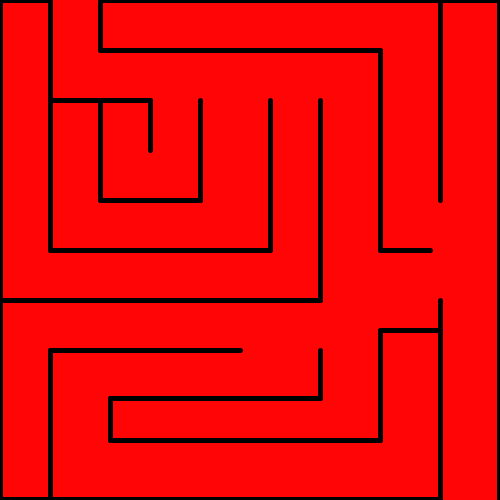
Frame 1 (no input)
Frame 60 (the mouse pressed at the canvas centre just before this capture): identical to frame 1, image omitted
Frame 120 (the mouse held since frame 60 and released just before this capture): identical to frame 1, image omitted

The Processing sketch that drew this single still picture (run headless with seeded random() and noise(); from frame 60 on, the mouse is pressed at the canvas centre):

// Processing sketch: LineAssignment_240903a
// ── LineAssignment_240903a.pde
// make a maze setup 
void setup(){
  size(500,500);
}
// All Vertical lines 
void draw(){
  
  background(#FF0505);
  strokeWeight(5);
  
  line(50,0,50,250);
  line(100,0,100,50);
  line(320,300,320,100);
  line(499,499,499,0);
  line(150,100,150,150);
  line(200,100,200,200);
  line(50,500,50,350);
  line(100,200,100,100);
  line(440,300,440,500);
  line(0,500,0,0);
  line(380,440,380,330);
  line(110,440,110,398);
  line(440,0,440,100);
  line(320,398,320,350);
  line(270,100,270,250);
  line(380,50,380,250);
  line(440,200,440,100);
  
// All Horizontal Lines

  line(0,499,440,499);  
  line(50,350,240,350);  
  line(440,330,380,330); 
  line(380,440,110,440);
  line(320,398,110,398);
  line(430,250,380,250);
  line(150,100,50,100);
  line(100,50,380,50);
  line(100,200,200,200);
  line(100,0,500,0);
  line(0,0,50,0);
  line(0,300,320,300);
  line(50,250,270,250);
  
  if(frameCount == 1){
    save("LineAssignment_2024-09-03.png");
  }
}

  
